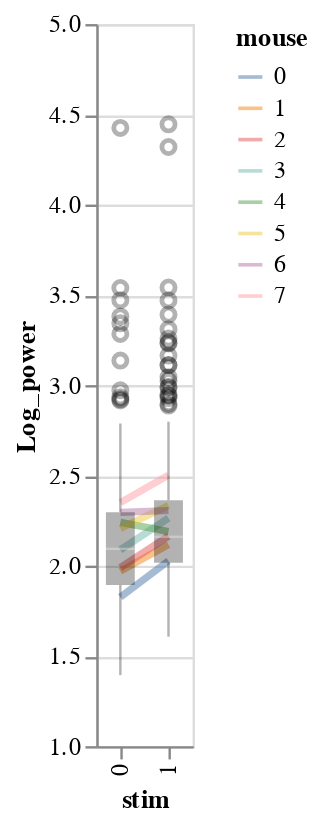

The notebook cell saved with this chart:
### Code cell
bw = BayesWindow(df, y='Log power', treatment='stim', group='mouse')
bw.fit_lme(add_data=False, )
bw.plot().display()


bw.posterior

### Figure 1 — Vega-Lite specification as saved in the notebook (floating-point values rounded to 4 significant figures; data arrays with more than 128 entries replaced by an {"elided": "..."} marker saying what was removed)
{"config": {"view": {"continuousWidth": 400, "continuousHeight": 300}}, "layer": [{"mark": {"type": "line", "fill": null, "opacity": 0.5, "size": 3}, "encoding": {"color": {"type": "nominal", "field": "mouse"}, "x": {"type": "ordinal", "field": "stim"}, "y": {"type": "quantitative", "aggregate": "mean", "field": "Log_power", "scale": {"zero": false}}}}, {"mark": {"type": "boxplot", "color": "black", "opacity": 0.3, "size": 12}, "encoding": {"x": {"type": "ordinal", "field": "stim"}, "y": {"type": "quantitative", "field": "Log_power", "scale": {"zero": false}}}}], "data": {"name": "data-6182ad745f249436c63d0521c346db22"}, "$schema": "https://vega.github.io/schema/vega-lite/v4.8.1.json", "datasets": {"data-6182ad745f249436c63d0521c346db22": {"elided": "640 records"}}}
